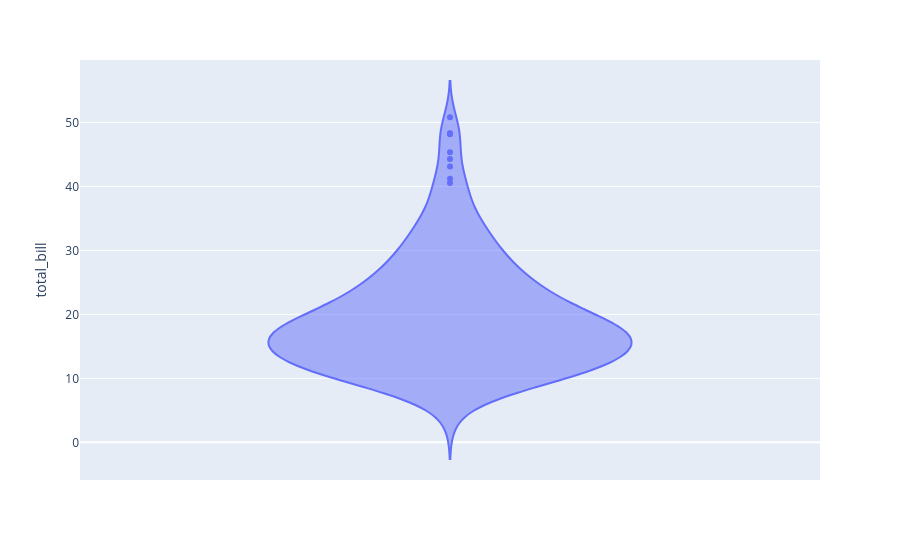

Notebook cell for this chart:
### Markdown cell above
Basic Violin Plot with Plotly Express

### Code cell
df = px.data.tips()
fig = px.violin(df, y="total_bill")
fig.show()

### Figure 1 — Plotly figure (JSON) as saved in the notebook; plotly's stock layout.template omitted (floating-point values rounded to 4 significant figures; data arrays with more than 128 entries replaced by an {"elided": "..."} marker saying what was removed)
{"data": [{"alignmentgroup": "True", "box": {"visible": false}, "hovertemplate": "total_bill=%{y}<extra></extra>", "legendgroup": "", "marker": {"color": "#636efa"}, "name": "", "offsetgroup": "", "orientation": "v", "scalegroup": "True", "showlegend": false, "type": "violin", "x0": " ", "xaxis": "x", "y": {"elided": "244 float values"}, "y0": " ", "yaxis": "y"}], "layout": {"legend": {"tracegroupgap": 0}, "margin": {"t": 60}, "violinmode": "group", "xaxis": {"anchor": "y", "domain": [0, 1]}, "yaxis": {"anchor": "x", "domain": [0, 1], "title": {"text": "total_bill"}}}}
